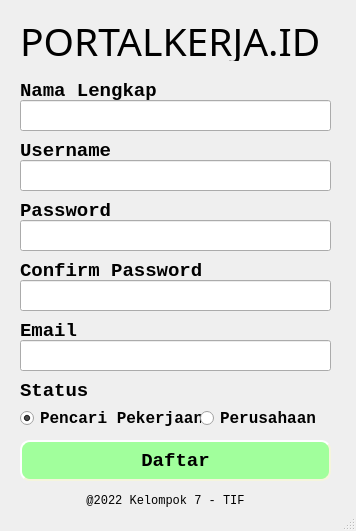
<?xml version="1.0" encoding="UTF-8"?>
<ui version="4.0">
 <class>MainWindow</class>
 <widget class="QMainWindow" name="MainWindow">
  <property name="geometry">
   <rect>
    <x>0</x>
    <y>0</y>
    <width>356</width>
    <height>531</height>
   </rect>
  </property>
  <property name="windowTitle">
   <string>MainWindow</string>
  </property>
  <widget class="QWidget" name="centralwidget">
   <widget class="QLabel" name="label_6">
    <property name="geometry">
     <rect>
      <x>20</x>
      <y>20</y>
      <width>301</width>
      <height>41</height>
     </rect>
    </property>
    <property name="font">
     <font>
      <family>Bauhaus 93</family>
      <pointsize>29</pointsize>
      <weight>50</weight>
      <bold>false</bold>
     </font>
    </property>
    <property name="text">
     <string>PORTALKERJA.ID</string>
    </property>
   </widget>
   <widget class="QLineEdit" name="frmNama">
    <property name="geometry">
     <rect>
      <x>20</x>
      <y>100</y>
      <width>311</width>
      <height>31</height>
     </rect>
    </property>
    <property name="font">
     <font>
      <family>Consolas</family>
      <pointsize>12</pointsize>
      <weight>75</weight>
      <bold>true</bold>
     </font>
    </property>
   </widget>
   <widget class="QLabel" name="label_3">
    <property name="geometry">
     <rect>
      <x>20</x>
      <y>80</y>
      <width>231</width>
      <height>21</height>
     </rect>
    </property>
    <property name="font">
     <font>
      <family>Consolas</family>
      <pointsize>14</pointsize>
      <weight>75</weight>
      <bold>true</bold>
     </font>
    </property>
    <property name="text">
     <string>Nama Lengkap</string>
    </property>
   </widget>
   <widget class="QLineEdit" name="frmUser">
    <property name="geometry">
     <rect>
      <x>20</x>
      <y>160</y>
      <width>311</width>
      <height>31</height>
     </rect>
    </property>
    <property name="font">
     <font>
      <family>Consolas</family>
      <pointsize>12</pointsize>
      <weight>75</weight>
      <bold>true</bold>
     </font>
    </property>
   </widget>
   <widget class="QLabel" name="label_4">
    <property name="geometry">
     <rect>
      <x>20</x>
      <y>140</y>
      <width>231</width>
      <height>21</height>
     </rect>
    </property>
    <property name="font">
     <font>
      <family>Consolas</family>
      <pointsize>14</pointsize>
      <weight>75</weight>
      <bold>true</bold>
     </font>
    </property>
    <property name="text">
     <string>Username</string>
    </property>
   </widget>
   <widget class="QLineEdit" name="frmPassword">
    <property name="geometry">
     <rect>
      <x>20</x>
      <y>220</y>
      <width>311</width>
      <height>31</height>
     </rect>
    </property>
    <property name="font">
     <font>
      <family>Consolas</family>
      <pointsize>12</pointsize>
      <weight>75</weight>
      <bold>true</bold>
     </font>
    </property>
    <property name="echoMode">
     <enum>QLineEdit::Password</enum>
    </property>
   </widget>
   <widget class="QLabel" name="label_5">
    <property name="geometry">
     <rect>
      <x>20</x>
      <y>200</y>
      <width>231</width>
      <height>21</height>
     </rect>
    </property>
    <property name="font">
     <font>
      <family>Consolas</family>
      <pointsize>14</pointsize>
      <weight>75</weight>
      <bold>true</bold>
     </font>
    </property>
    <property name="text">
     <string>Password</string>
    </property>
   </widget>
   <widget class="QLineEdit" name="frmConfirm">
    <property name="geometry">
     <rect>
      <x>20</x>
      <y>280</y>
      <width>311</width>
      <height>31</height>
     </rect>
    </property>
    <property name="font">
     <font>
      <family>Consolas</family>
      <pointsize>12</pointsize>
      <weight>75</weight>
      <bold>true</bold>
     </font>
    </property>
    <property name="text">
     <string/>
    </property>
    <property name="echoMode">
     <enum>QLineEdit::Password</enum>
    </property>
   </widget>
   <widget class="QLabel" name="label_7">
    <property name="geometry">
     <rect>
      <x>20</x>
      <y>260</y>
      <width>231</width>
      <height>21</height>
     </rect>
    </property>
    <property name="font">
     <font>
      <family>Consolas</family>
      <pointsize>14</pointsize>
      <weight>75</weight>
      <bold>true</bold>
     </font>
    </property>
    <property name="text">
     <string>Confirm Password</string>
    </property>
   </widget>
   <widget class="QLineEdit" name="frmEmail">
    <property name="geometry">
     <rect>
      <x>20</x>
      <y>340</y>
      <width>311</width>
      <height>31</height>
     </rect>
    </property>
    <property name="font">
     <font>
      <family>Consolas</family>
      <pointsize>12</pointsize>
      <weight>75</weight>
      <bold>true</bold>
     </font>
    </property>
   </widget>
   <widget class="QLabel" name="label_8">
    <property name="geometry">
     <rect>
      <x>20</x>
      <y>320</y>
      <width>231</width>
      <height>21</height>
     </rect>
    </property>
    <property name="font">
     <font>
      <family>Consolas</family>
      <pointsize>14</pointsize>
      <weight>75</weight>
      <bold>true</bold>
     </font>
    </property>
    <property name="text">
     <string>Email</string>
    </property>
   </widget>
   <widget class="QLabel" name="label_9">
    <property name="geometry">
     <rect>
      <x>20</x>
      <y>380</y>
      <width>231</width>
      <height>21</height>
     </rect>
    </property>
    <property name="font">
     <font>
      <family>Consolas</family>
      <pointsize>14</pointsize>
      <weight>75</weight>
      <bold>true</bold>
     </font>
    </property>
    <property name="text">
     <string>Status</string>
    </property>
   </widget>
   <widget class="QRadioButton" name="opPekerja">
    <property name="geometry">
     <rect>
      <x>20</x>
      <y>410</y>
      <width>181</width>
      <height>17</height>
     </rect>
    </property>
    <property name="font">
     <font>
      <family>Consolas</family>
      <pointsize>12</pointsize>
      <weight>75</weight>
      <bold>true</bold>
     </font>
    </property>
    <property name="text">
     <string>Pencari Pekerjaan</string>
    </property>
    <property name="checked">
     <bool>true</bool>
    </property>
   </widget>
   <widget class="QRadioButton" name="opPerusahaan">
    <property name="geometry">
     <rect>
      <x>200</x>
      <y>410</y>
      <width>121</width>
      <height>17</height>
     </rect>
    </property>
    <property name="font">
     <font>
      <family>Consolas</family>
      <pointsize>12</pointsize>
      <weight>75</weight>
      <bold>true</bold>
     </font>
    </property>
    <property name="text">
     <string>Perusahaan</string>
    </property>
   </widget>
   <widget class="QPushButton" name="btnRegister">
    <property name="geometry">
     <rect>
      <x>20</x>
      <y>440</y>
      <width>311</width>
      <height>41</height>
     </rect>
    </property>
    <property name="font">
     <font>
      <family>Consolas</family>
      <pointsize>14</pointsize>
      <weight>75</weight>
      <italic>false</italic>
      <bold>true</bold>
     </font>
    </property>
    <property name="styleSheet">
     <string notr="true">background-color: rgb(161, 255, 156);
    border-style: outset;
    border-width: 2px;
    border-radius: 10px;
    border-color: beige;</string>
    </property>
    <property name="text">
     <string>Daftar</string>
    </property>
   </widget>
   <widget class="QLabel" name="label_15">
    <property name="geometry">
     <rect>
      <x>0</x>
      <y>490</y>
      <width>331</width>
      <height>21</height>
     </rect>
    </property>
    <property name="font">
     <font>
      <family>Consolas</family>
      <pointsize>9</pointsize>
      <weight>50</weight>
      <bold>false</bold>
     </font>
    </property>
    <property name="text">
     <string>@2022 Kelompok 7 - TIF</string>
    </property>
    <property name="alignment">
     <set>Qt::AlignCenter</set>
    </property>
   </widget>
  </widget>
  <widget class="QStatusBar" name="statusbar"/>
 </widget>
 <resources/>
 <connections/>
</ui>
